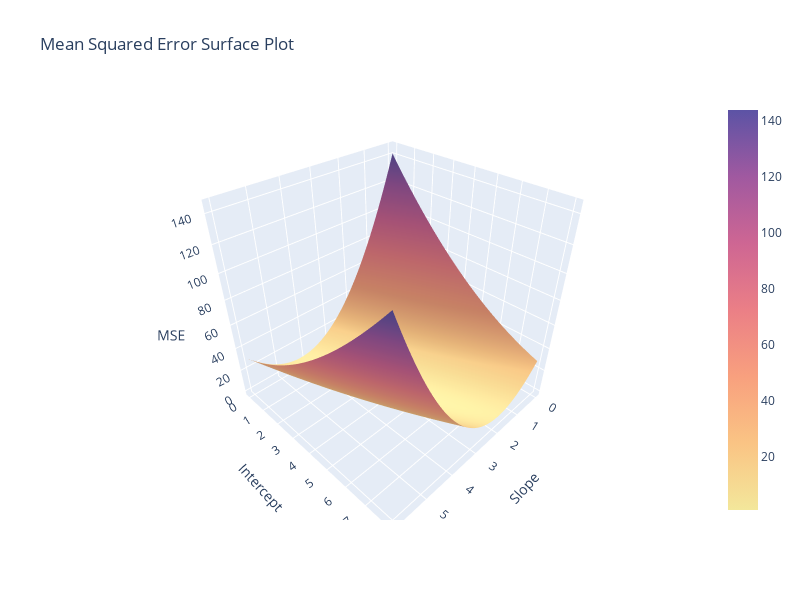

Write notebook code for a chart like this one.
### Code cell
# 📝 you don't have to study this code just play with the graph to understand the idea of the gradient descent 
# Enjoy 🌟 and you can try plot different lines with different slops and intercepts and see how they work and what is better in terms of error minimization
import plotly.graph_objs as go
from plotly.subplots import make_subplots


# Create a range of slope and intercept values
slope_range = np.linspace(0, 6, 100)
intercept_range = np.linspace(0, 8, 100)
slope_values, intercept_values = np.meshgrid(slope_range, intercept_range)

# Calculate MSE for each combination of slope and intercept
mse_values = np.zeros_like(slope_values)
for i in range(len(slope_range)):
    for j in range(len(intercept_range)):
        mse_values[i, j] = MSE(X, y, slope_values[i, j], intercept_values[i, j])

# Create a 3D surface plot
fig = make_subplots(rows=1, cols=1, specs=[[{'type': 'surface'}]])

trace = go.Surface(x=slope_values, y=intercept_values, z=mse_values, colorscale='Jet')

# Update hover information
trace.hovertemplate = 'Slope: %{x}<br>Intercept: %{y}<br>MSE: %{z}'

fig.add_trace(trace)

fig.update_layout(scene=dict(xaxis_title='Slope', yaxis_title='Intercept', zaxis_title='MSE'))
fig.update_layout(title='Mean Squared Error Surface Plot')

# Set the size of the graph
fig.update_layout(height=600, width=800)

# Change the color map
fig.update_traces(colorscale='sunset')

fig.show()

### Figure 1 — Plotly figure (JSON) as saved in the notebook; plotly's stock layout.template omitted (floating-point values rounded to 4 significant figures; data arrays with more than 128 entries replaced by an {"elided": "..."} marker saying what was removed)
{"data": [{"colorscale": [[0, "rgb(243, 231, 155)"], [0.1667, "rgb(250, 196, 132)"], [0.3333, "rgb(248, 160, 126)"], [0.5, "rgb(235, 127, 134)"], [0.6667, "rgb(206, 102, 147)"], [0.8333, "rgb(160, 89, 160)"], [1, "rgb(92, 83, 165)"]], "hovertemplate": "Slope: %{x}<br>Intercept: %{y}<br>MSE: %{z}", "type": "surface", "x": {"elided": "100x100 float values"}, "y": {"elided": "100x100 float values"}, "z": {"elided": "100x100 float values"}}], "layout": {"height": 600, "scene": {"domain": {"x": [0, 1], "y": [0, 1]}, "xaxis": {"title": {"text": "Slope"}, "type": "linear"}, "yaxis": {"title": {"text": "Intercept"}, "type": "linear"}, "zaxis": {"title": {"text": "MSE"}, "type": "linear"}, "aspectratio": {"x": 1, "y": 1, "z": 1}, "aspectmode": "auto"}, "title": {"text": "Mean Squared Error Surface Plot"}, "width": 800}}
